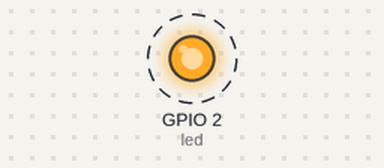
A program run on a simulated ESP32 board running MicroPython. On the bench: output pins drawn as LEDs (lit = HIGH). Dashed ring = blinking.

Above: at 0.5 s.
Timing chart, 0 to 4.6 s (numbered marks = the images above):
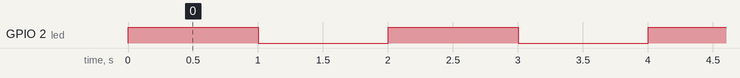

Measured:
- by itself, GPIO 2 (led): alternates HIGH for 1.0 s and LOW for 1.0 s

The program:

led.py
```python
import machine
import time

# 初始化 LED 引脚
led = machine.Pin(2, machine.Pin.OUT)

def flash_led():
    led.value(1)  # 打开 LED
    time.sleep(1)  # 等待 1 秒
    led.value(0)  # 关闭 LED
    time.sleep(1)
# 点亮 LED
while True:
    flash_led()
      # 等待 1 秒
```
